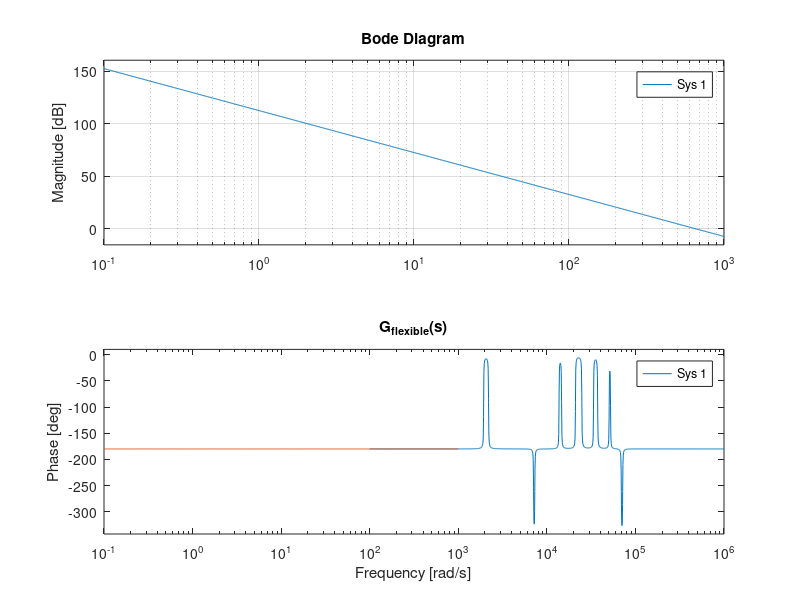

Reproduce this figure in MATLAB.
clc; clear all; close all; 

load lambda;
% lambda = 3*xa*xs/(rhoA*L^3);

scrsz = get(groot,'ScreenSize');

xa = 10;  % actuator located at xa
xs = 2; % sensor located at xs
rhoA = 0.01; % For a slender uniform cylinder with mass per unit length pA
L = 30; % Total length

% simple rigid rotor
% Gr = tf(lambda,[1 0 0]);
% figure('Name', 'Gr' ,'Position',[9 scrsz(4)/1.7 scrsz(3)/3 scrsz(4)/3]) % Left_Top of screen
% bode(Gr);
% title('G_r(s)')
% set(gca, 'XLim' , [0.01 100])
% 
% Phase lead controller
z = 100;
beta = 3.5;
% C1 =20*tf([1 z], [1 z*beta])
% figure('Name', 'C1' ,'Position',[scrsz(3)/3 scrsz(4)/1.7 scrsz(3)/3 scrsz(4)/3]) % Middle_Top of screen
% bode(C1)
% [Gm,Pm] = margin(C1)
% title('Phase Lead Bode diagram','fontsize',30)

% bode(Gr*C1)


% controller 2
% gamma =3.6;
% [b a] = zp2tf(-z, [-beta*z -gamma*beta*z], 1);
% C2 = 5000*tf(b, a)
% figure('Name', 'C2' ,'Position',[scrsz(3)/1.5 scrsz(4)/1.7 scrsz(3)/3 scrsz(4)/3]) % Right_Top of screen
% bode(C2)
% title('C_2(s)')



k = 1e6;
xi = 0.5e-2;
% wn_p1 = [0 0 -10.0+2196j -10.0-2196j];
p1 = [0 0];
p2 = [-10+2196j -10-2196j];
p3 = [-35.4+7081j -35.4-7081j];
p5 = [-73.3+14666j -73.3-14666j];
p6 = [-124.2+24835j -124.2-24835j];
p7 = [-187.2+37444j -187.2-37444j];
p8 = [-261.6+52328j -261.6-52328j];
p9 = [-346.5+ 69307j -346.5-69307j];
% xi_z1 = 0.005;
z1 = [-8.51+1933j -8.51-1933j];
z3 = [-37.7+7307j -37.7-7307j];
z4 = [-62.6+13721j -62.6-13721j];
z5 = [-89.7+21032j -89.7-21032j];
z6 = [-158.5+33656j -158.5-33656j];
z7 = [-248.6+50538j -248.6-50538j];
z9 = [-366.5+71763j -366.5-71763j];

[b a] = zp2tf([z1 z3 z4 z5 z6 z7 z9]', [p1 p2 p3 p5 p6 p7 p8 p9], k);
G = tf(b, a);
figure('Name', 'G_flexible' ,'Position',[9 scrsz(4)/1.7/4 scrsz(3)/3 scrsz(4)/3]) % Left_Bottom of screen
bode(G)
title('G_{flexible}(s)')
hold on
s = tf('s');
% lambda = bode(G,1);
bode(lambda/s^2)
grid












